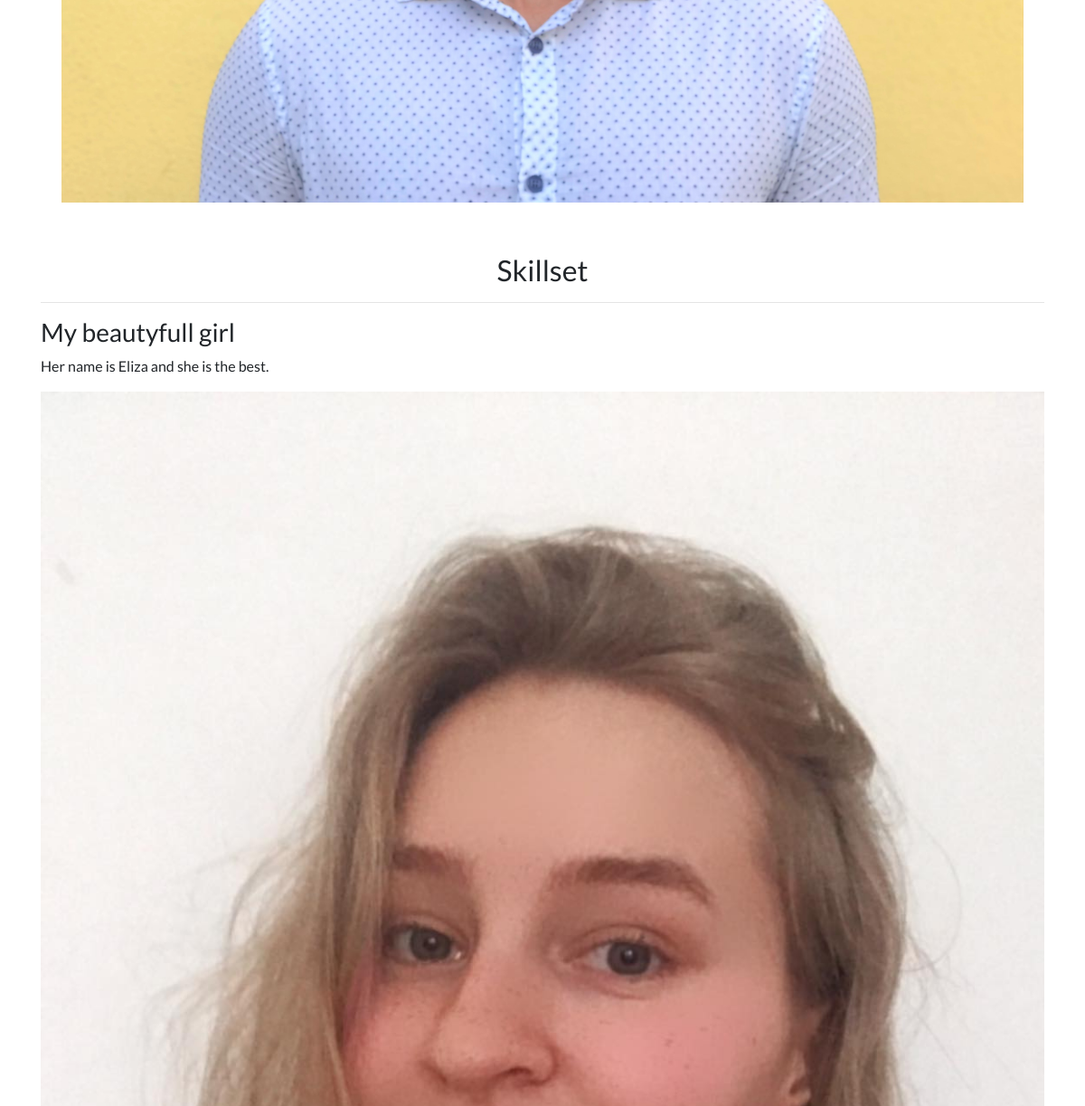
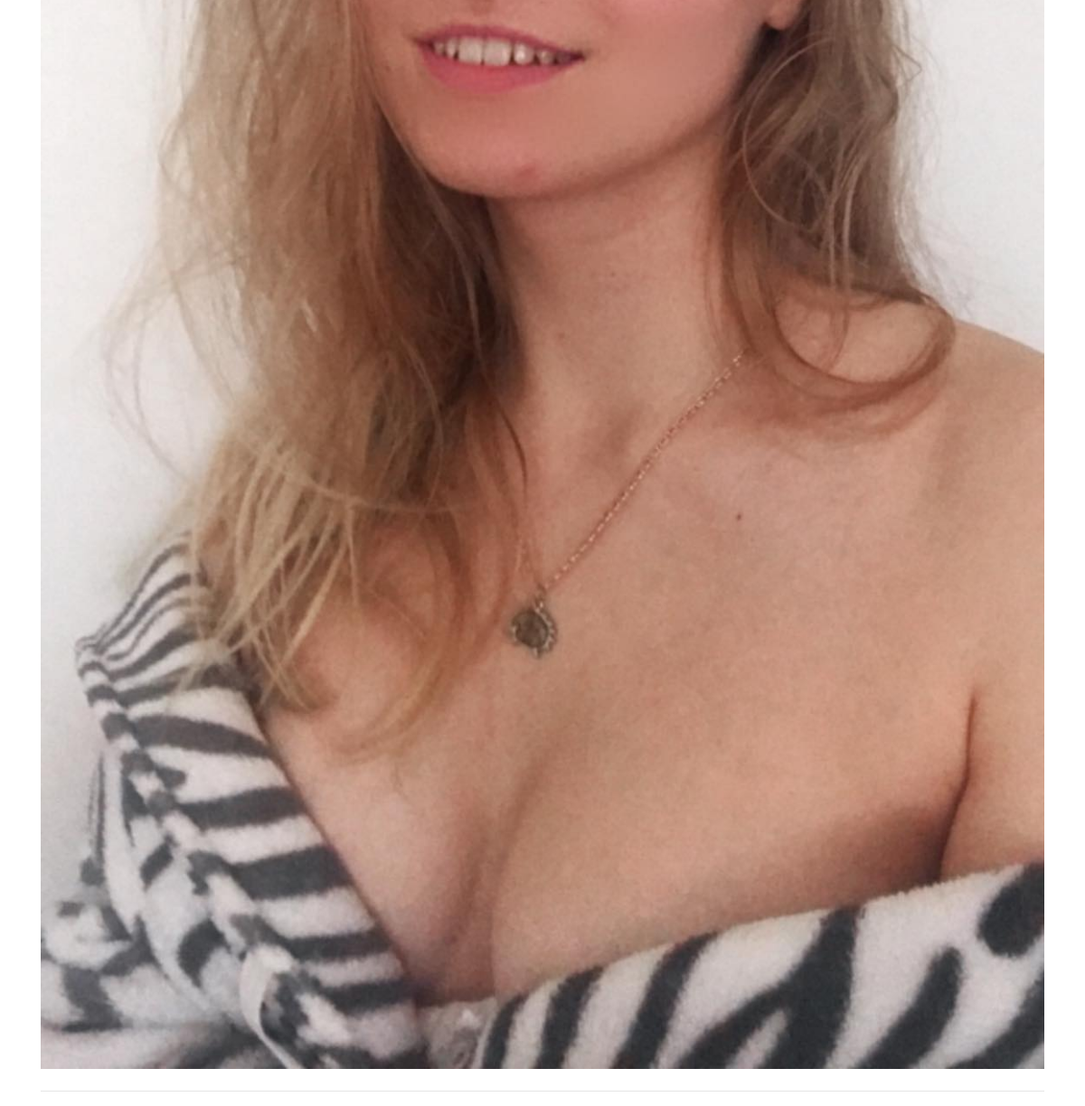
The app's page / (lower part), older data (2 pictures, top to bottom).
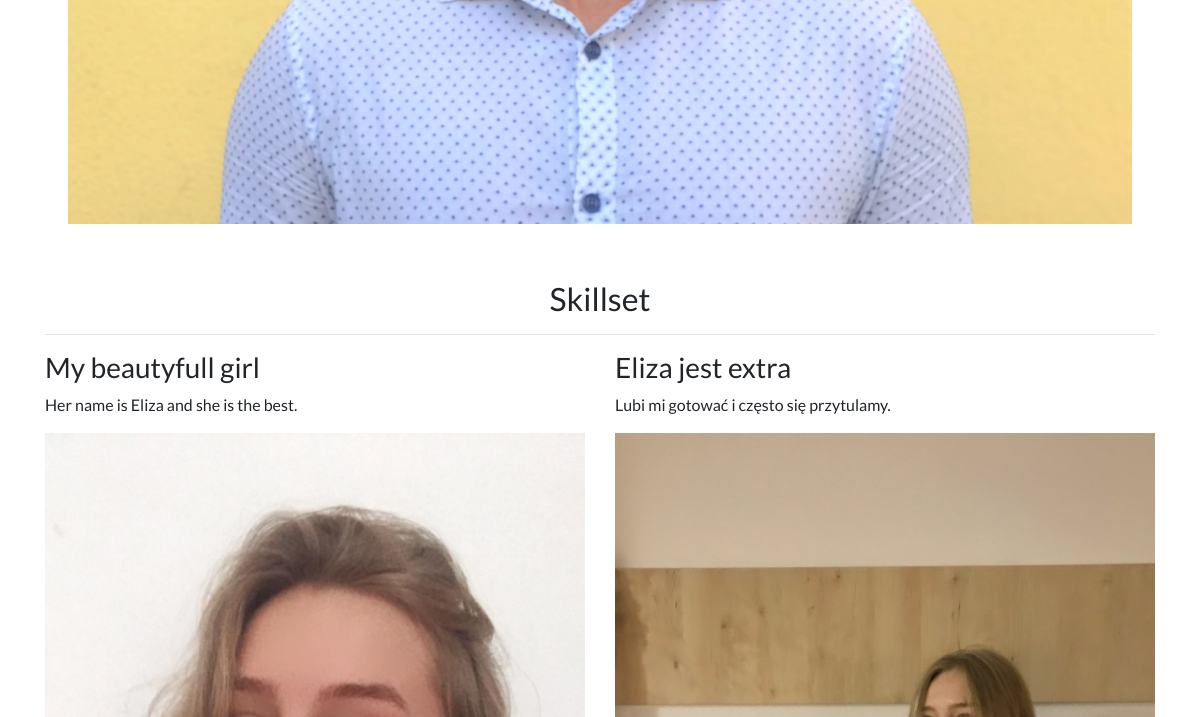
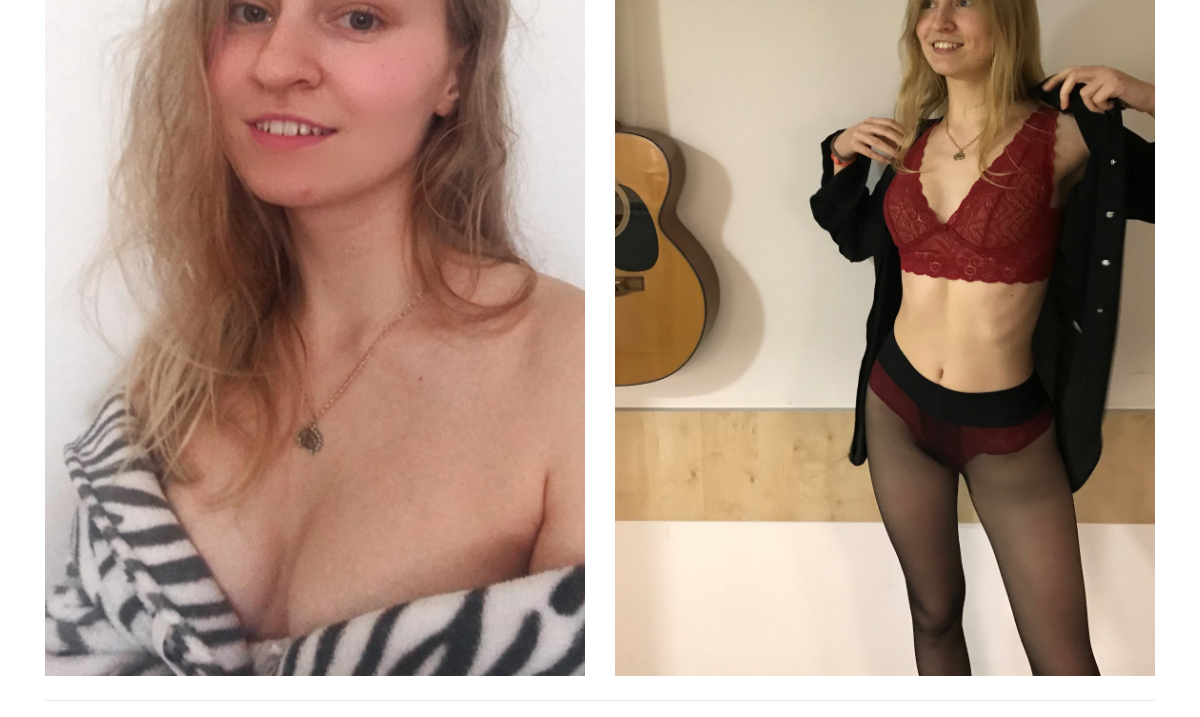
The same page, newer data (2 pictures, top to bottom).
### portfolio/models.py (models this page shows, shortened)
class Project(models.Model):
    title = models.CharField(max_length=100)
    description = models.CharField(max_length=250)
    image = models.ImageField(upload_to='portfolio/images/')
    url = models.URLField(blank=True)

### portfolio/views.py (the view)
# urls.py: 2. Add a URL to urlpatterns:  path('', views.home, name='home')
def home(request):
    projects = Project.objects.all()
    return render(request, 'portfolio/home.html', {'projects':projects})

### portfolio/templates/portfolio/home.html (shortened to what this page needs)
{% extends "portfolio/base.html" %}
{% load static %}
{% block content %}
<div class="d-grid gap-2">
  <div class="p-2">
    <div class="container">
      <div class="row">
        <div class="col">
          <img src="{% static 'portfolio/profile.JPG' %}" class="img-fluid">
        </div>
      </div>
    </div>
  </div>
</div>
<center>
  <h2 class="mt-5">Skillset</h2>
</center>
<hr>
<div class="row">
  {% for project in projects %}
  <div class="col">
    <h3>{{ project.title }}</h3>
    <p>{{ project.description }}</p>
    {% if project.url %}
    <a href="{{ project.url }}">
      <img src="{{ project.image.url }}" class="img-fluid mb-2" class="align-bottom">
    </a>
    {% else %}
    <img src="{{ project.image.url }}" class="img-fluid mb-2" class="align-bottom">
    {% endif %}
  </div>
  {% endfor %}
</div>
<hr>
{% endblock %}

### portfolio/templates/portfolio/base.html (shortened to what this page needs)
{% load static %}
<!doctype html>
<html lang="en">
<head>
  <link rel="stylesheet" href="https://stackpath.bootstrapcdn.com/bootstrap/4.4.1/css/bootstrap.min.css">
  <link rel="stylesheet" href="{% static "portfolio/custom.css" %}">
</head>
<body>
  <div class="container">
    {% block content %}{% endblock %}
  </div>
</body>
</html>

### portfolio/static/portfolio/custom.css (style rules this page uses)
body { font-family: 'Lato', sans-serif; }

Row changes from the older to the newer data that the page shows:
changed Project "My beautyfull girl": image: picture added; image: picture removed
added Project: title "Eliza jest extra", description "Lubi mi gotować i często się przytulamy.", image (picture)
